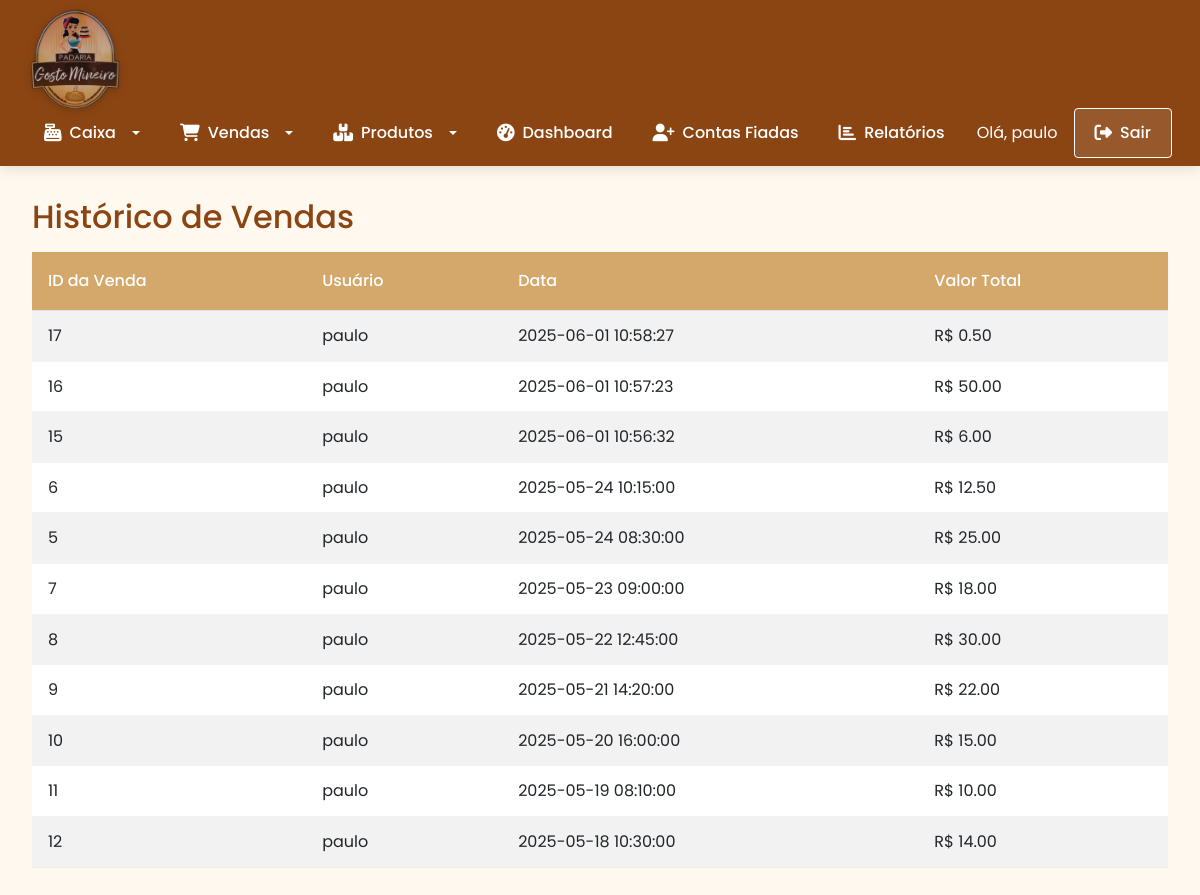
/historico_vendas (signed in), run on an earlier commit of the app's database.
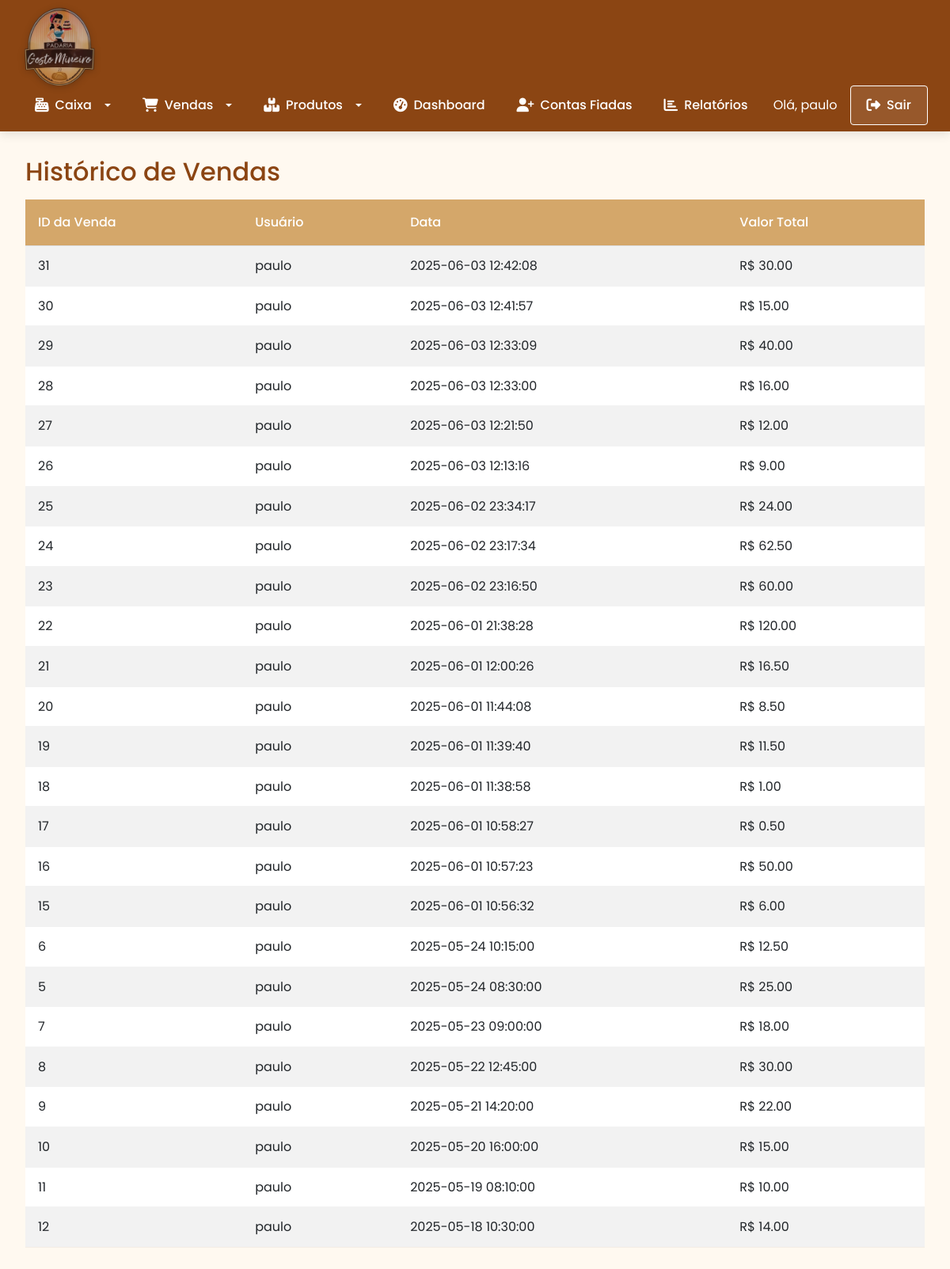
And on a later commit of the database.
### tables this page shows
CREATE TABLE vendas (
    id INTEGER PRIMARY KEY AUTOINCREMENT,
    data_hora TEXT NOT NULL,
    usuario_id INTEGER NOT NULL,
    valor_total REAL NOT NULL,
    forma_pagamento TEXT NOT NULL,
    FOREIGN KEY(usuario_id) REFERENCES usuarios(id)
);

CREATE TABLE usuarios (
    id INTEGER PRIMARY KEY AUTOINCREMENT,
    nome TEXT NOT NULL,
    senha TEXT NOT NULL,
    tipo TEXT DEFAULT 'usuario' -- adm ou usuario
);

### app.py (the view)
@app.route('/historico_vendas')
@login_required
def historico_vendas():
    db = get_db()
    usuario_id = current_user.id
    vendas_usuario = db.execute('''
        SELECT v.id, u.nome, v.valor_total, v.data_hora
        FROM vendas v
        JOIN usuarios u ON v.usuario_id = u.id
        WHERE v.usuario_id = ?
        ORDER BY v.data_hora DESC
    ''', (usuario_id,)).fetchall()
    return render_template('historico_vendas.html', vendas=vendas_usuario)

### app.py (called while the page is built)
@app.before_request
def make_session_permanent():
    session.permanent = True  # Ativa expiração da sessão

@login_manager.user_loader
def load_user(user_id):
    db = get_db()
    cur = db.execute('SELECT * FROM usuarios WHERE id = ?', (user_id,))
    user = cur.fetchone()
    if user:
        return User(user[0], user[1], user[3])
    return None

### database.py (called while the page is built)
def get_db():
    db = getattr(g, '_database', None)
    if db is None:
        db = g._databse = sqlite3.connect(DATABASE)
        db.row_factory = sqlite3.Row
    return db

def close_connection(exception):
    db = getattr(g, '_database', None)
    if db is not None:
        db.close()

### templates/historico_vendas.html (shortened to what this page needs)
{% extends "base.html" %}
{% block content %}
<h2>Histórico de Vendas</h2>
{% if vendas %}
    <table class="table table-striped">
        <thead>
            <tr>
                <th>ID da Venda</th>
                <th>Usuário</th>
                <th>Data</th>
                <th>Valor Total</th>
            </tr>
        </thead>
        <tbody>
            {% for venda in vendas %}
                <tr>
                    <td>{{ venda[0] }}</td>
                    <td>{{ venda[1] }}</td>
                    <td>{{ venda[3] }}</td>
                    <td>R$ {{ "%.2f"|format(venda[2]) }}</td>
                </tr>
            {% endfor %}
        </tbody>
    </table>
{% else %}
    <p class="alert alert-info">Nenhuma venda registrada ainda.</p>
{% endif %}
{% endblock %}

What changed in the data, as far as the page shows it:
added vendas: id "31", nome "paulo", data_hora "2025-06-03 12:42:08", valor_total "30.00"
added vendas: id "30", nome "paulo", data_hora "2025-06-03 12:41:57", valor_total "15.00"
added vendas: id "29", nome "paulo", data_hora "2025-06-03 12:33:09", valor_total "40.00"
added vendas: id "28", nome "paulo", data_hora "2025-06-03 12:33:00", valor_total "16.00"
added vendas: id "27", nome "paulo", data_hora "2025-06-03 12:21:50", valor_total "12.00"
added vendas: id "26", nome "paulo", data_hora "2025-06-03 12:13:16", valor_total "9.00"
added vendas: id "25", nome "paulo", data_hora "2025-06-02 23:34:17", valor_total "24.00"
added vendas: id "24", nome "paulo", data_hora "2025-06-02 23:17:34", valor_total "62.50"
added vendas: id "23", nome "paulo", data_hora "2025-06-02 23:16:50", valor_total "60.00"
added vendas: id "22", nome "paulo", data_hora "2025-06-01 21:38:28", valor_total "120.00"
added vendas: id "21", nome "paulo", data_hora "2025-06-01 12:00:26", valor_total "16.50"
added vendas: id "20", nome "paulo", data_hora "2025-06-01 11:44:08", valor_total "8.50"
added vendas: id "19", nome "paulo", data_hora "2025-06-01 11:39:40", valor_total "11.50"
added vendas: id "18", nome "paulo", data_hora "2025-06-01 11:38:58", valor_total "1.00"
